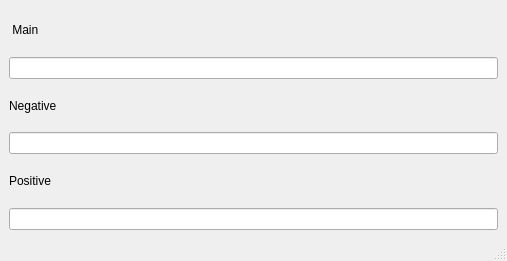
<?xml version="1.0" encoding="UTF-8"?>
<ui version="4.0">
 <class>MainWindow</class>
 <widget class="QMainWindow" name="MainWindow">
  <property name="geometry">
   <rect>
    <x>0</x>
    <y>0</y>
    <width>507</width>
    <height>261</height>
   </rect>
  </property>
  <property name="minimumSize">
   <size>
    <width>325</width>
    <height>200</height>
   </size>
  </property>
  <property name="windowTitle">
   <string>MainWindow</string>
  </property>
  <widget class="QWidget" name="centralwidget">
   <layout class="QVBoxLayout" name="verticalLayout">
    <item>
     <widget class="QLabel" name="label_3">
      <property name="text">
       <string> Main</string>
      </property>
     </widget>
    </item>
    <item>
     <widget class="QLineEdit" name="main">
      <property name="readOnly">
       <bool>true</bool>
      </property>
     </widget>
    </item>
    <item>
     <widget class="QLabel" name="label">
      <property name="text">
       <string>Negative</string>
      </property>
     </widget>
    </item>
    <item>
     <widget class="QLineEdit" name="negative">
      <property name="readOnly">
       <bool>true</bool>
      </property>
     </widget>
    </item>
    <item>
     <widget class="QLabel" name="label_2">
      <property name="text">
       <string>Positive</string>
      </property>
     </widget>
    </item>
    <item>
     <widget class="QLineEdit" name="positive">
      <property name="readOnly">
       <bool>true</bool>
      </property>
     </widget>
    </item>
   </layout>
  </widget>
  <widget class="QMenuBar" name="menubar">
   <property name="geometry">
    <rect>
     <x>0</x>
     <y>0</y>
     <width>507</width>
     <height>22</height>
    </rect>
   </property>
  </widget>
  <widget class="QStatusBar" name="statusbar"/>
 </widget>
 <resources/>
 <connections/>
</ui>
